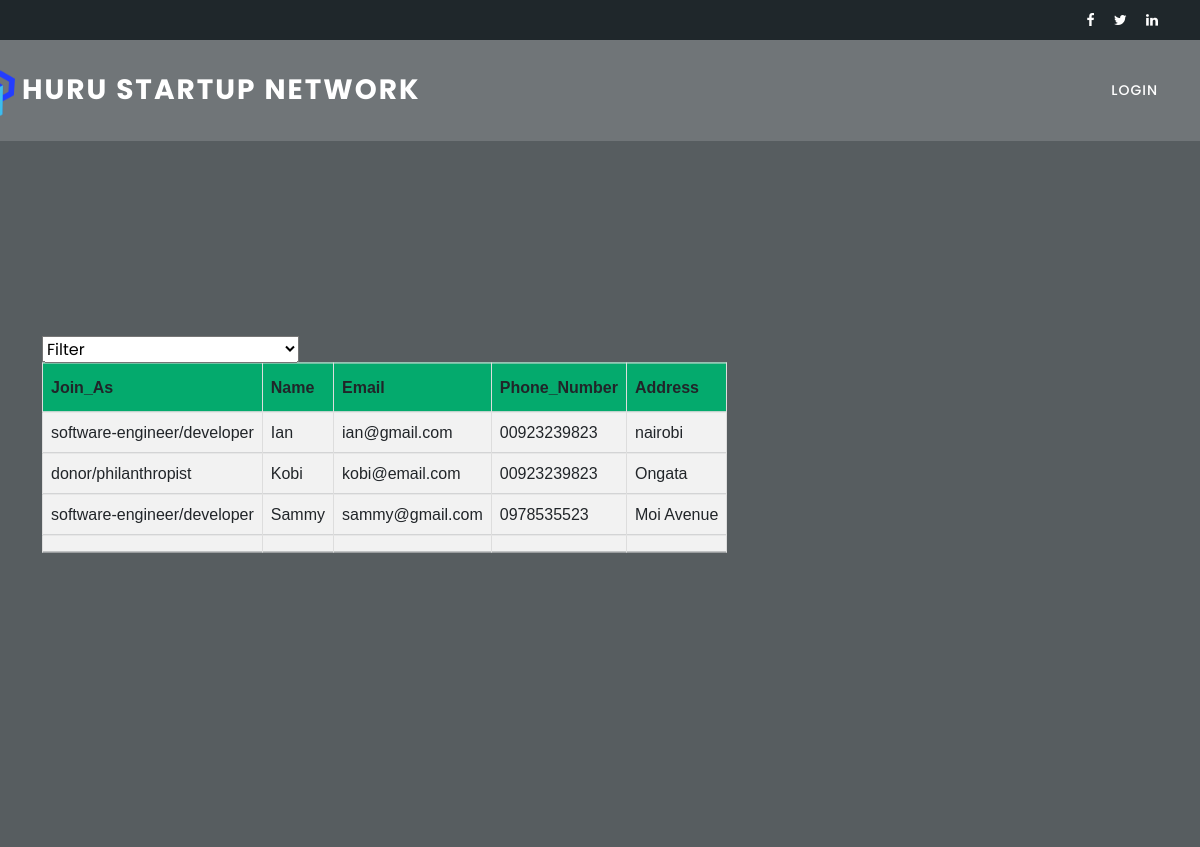
The app's page /admin.php with its own data.
### tables this page shows
CREATE TABLE `Registered_Users` (
  `Name` varchar(255) NOT NULL,
  `Email` varchar(30) NOT NULL,
  `Address` varchar(30) NOT NULL,
  `Phone_Number` varchar(25) NOT NULL,
  `Join_As` varchar(100) NOT NULL,
  `Comment` varchar(255) NOT NULL
);

### admin.php (the view, shortened to what this page needs)
<?php
    $con = mysqli_connect("localhost", "root", "", "Huru");
?>
<!DOCTYPE html>
<html lang="en">
  <head>
    <link href="vendor/bootstrap/css/bootstrap.min.css" rel="stylesheet">
    <link rel="stylesheet" href="assets/css/fontawesome.css">
    <link rel="stylesheet" href="assets/css/templatemo-edu-meeting.css">
    <link rel="stylesheet" href="assets/css/owl.css">
    <link rel="stylesheet" href="assets/css/lightbox.css">
  </head>
<body>
  <div class="sub-header">
    <div class="container">
      <div class="row">
        <div class="col-lg-8 col-sm-8">
        </div>
        <div class="col-lg-4 col-sm-4">
          <div class="right-icons">
            <ul>
              <li><a href="https://web.facebook.com/hurunetwork"><i class="fa fa-facebook"></i></a></li>
              <li><a href="https://twitter.com/HuruNetwork"><i class="fa fa-twitter"></i></a></li>
              <li><a href="https://www.linkedin.com/company/huru-startup-network/about/?viewAsMember=true"><i class="fa fa-linkedin"></i></a></li>
            </ul>
          </div>
        </div>
      </div>
    </div>
  </div>
  <header class="header-area header-sticky">
      <div class="container">
          <div class="row">
              <div class="col-12">
                  <nav class="main-nav">
                      <a href="index.php" class="logo">
                      <img src="logo.png" height="50px" width="5px">HURU STARTUP NETWORK
                      </a>
                      <ul class="nav">
                          <li class="scroll-to-section"><a href="index.php">LOGIN</a></li>
                      </ul>
                  </nav>
              </div>
          </div>
      </div>
  </header>
  <section class="section main-banner" id="top" data-section="section1">
    <video autoplay muted loop id="bg-video">
        <source src="assets/images/course-video.mp4" type="video/mp4" />
    </video>
    <div class="video-overlay header-text">
      <div class="container">
        <div class="row">
          <div class="col-lg-12">
            <div class="caption">
              <select name="join_as" id="join_as">
                <option value="all"selected disabled>Filter</option>
              </select>
              <div class="container2">
                <table>
                  <tr>
                    <th>Join_As</th>
                    <th>Name</th>
                    <th>Email</th>
                    <th>Phone_Number</th>
                    <th>Address</th>
                  </tr>
                  <?php
                  $query = "SELECT * FROM Registered_Users";
                  $r= mysqli_query($con, $query);
                  while($row = mysqli_fetch_assoc($r)){
                    ?>
                    <tr>
                      <td><?php echo $row['Join_As'];?></td>
                      <td><?php echo $row['Name'];?></td>
                      <td><?php echo $row['Email'];?></td>
                      <td><?php echo $row['Phone_Number'];?></td>
                      <td><?php echo $row['Address'];?></td>
                    </tr>
                    <?php
                  }
                    ?>
                </table>
              </div>
            </div>
          </div>
        </div>
      </div>
    </div>
  </section>
  </html>

### assets/css/templatemo-edu-meeting.css (style rules this page uses)
html, body, div, span, applet, object, iframe, h1, h2, h3, h4, h5, h6, p, blockquote, div pre, a, abbr, acronym, address, big, cite, code, del, dfn, em, font, img, ins, kbd, q, s, samp, small, strike, strong, sub, sup, tt, var, b, u, i, center, dl, dt, dd, ol, ul, li, figure, header, nav, section, article, aside, footer, figcaption { margin: 0; padding: 0; border: 0; outline: 0; }
ul, li { padding: 0; margin: 0; list-style: none; }
header, nav, section, article, aside, footer, hgroup { display: block; }
* { box-sizing: border-box; }
html, body { font-family: 'Poppins', sans-serif; font-weight: 400; background-color: #fff; font-size: 16px; -ms-text-size-adjust: 100%; -webkit-font-smoothing: antialiased; -moz-osx-font-smoothing: grayscale; }
a { text-decoration: none !important; color: #3CF; }
ul { margin-bottom: 0px; }
img { width: 100%; overflow: hidden; }
html, body { background: #fff; font-family: 'Poppins', sans-serif; }
.sub-header { background-color: #1f272b; position: relative; z-index: 1111; }
.sub-header .right-icons { text-align: right; padding: 8px 0px; }
.sub-header .right-icons ul li { display: inline-block; margin-left: 15px; }
.sub-header .right-icons ul li a { color: #fff; font-size: 14px; transition: all .3s; }
.header-area { background-color: rgba(250,250,250,0.15); position: absolute; top: 40px; left: 0; right: 0; z-index: 100; -webkit-transition: all .5s ease 0s; -moz-transition: all .5s ease 0s; -o-transition: all .5s ease 0s; transition: all .5s ease 0s; }
.header-area .main-nav { min-height: 80px; background: transparent; }
.header-area .main-nav .logo { line-height: 100px; color: #fff; font-size: 28px; font-weight: 700; text-transform: uppercase; letter-spacing: 2px; float: left; -webkit-transition: all 0.3s ease 0s; -moz-transition: all 0.3s ease 0s; -o-transition: all 0.3s ease 0s; transition: all 0.3s ease 0s; }
.header-area .main-nav .nav { float: right; margin-top: 30px; margin-right: 0px; background-color: transparent; -webkit-transition: all 0.3s ease 0s; -moz-transition: all 0.3s ease 0s; -o-transition: all 0.3s ease 0s; transition: all 0.3s ease 0s; position: relative; z-index: 999; }
.header-area .main-nav .nav li { padding-left: 15px; padding-right: 15px; }
.header-area .main-nav .nav li:last-child { padding-right: 0px; }
.header-area .main-nav .nav li a { display: block; font-weight: 500; font-size: 14px; text-transform: uppercase; color: #fff; -webkit-transition: all 0.3s ease 0s; -moz-transition: all 0.3s ease 0s; -o-transition: all 0.3s ease 0s; transition: all 0.3s ease 0s; height: 40px; line-height: 40px; border: transparent; letter-spacing: 1px; }
.header-area.header-sticky { min-height: 80px; }
.header-area .nav { margin-top: 30px; }
@media (max-width: 1200px) { .header-area .main-nav .nav li { padding-left: 7px; padding-right: 7px; } }
@media (max-width: 1200px) { .header-area .main-nav:before { display: none; } }
@media (min-width: 767px) { .header-area .main-nav .nav { display: flex !important; } }
.main-banner { position: relative; max-height: 100%; overflow: hidden; margin-bottom: -7px; }
#bg-video { min-width: 100%; min-height: 100vh; max-width: 100%; max-height: 100vh; object-fit: cover; z-index: -1; }
.video-overlay { position: absolute; background-color: rgba(31,39,43,0.75); top: 0; left: 0; bottom: 0; right: 0; width: 100%; }
.main-banner .caption { position: absolute; top: 50%; transform: translateY(-50%); }

### admin.php (style rules this page uses)
img { border-radius: 4px; height: 100px; width: 100px; margin-right:-20px; margin-left: -100px; }
table { font-family: Arial, Helvetica, sans-serif; border-collapse: collapse; width: 100%; }
td, th { border: 1px solid #ddd; padding: 8px; }
tr { background-color: #f2f2f2; }
th { padding-top: 12px; padding-bottom: 12px; text-align: left; background-color: #04AA6D; }

### records on screen
registered_users: Join_As "software-engineer/developer", Name "Ian", Email "ian@gmail.com", Phone_Number "00923239823", Address "nairobi"
registered_users: Join_As "donor/philanthropist", Name "Kobi", Email "kobi@email.com", Phone_Number "00923239823", Address "Ongata"
registered_users: Join_As "software-engineer/developer", Name "Sammy", Email "sammy@gmail.com", Phone_Number "0978535523", Address "Moi Avenue"
